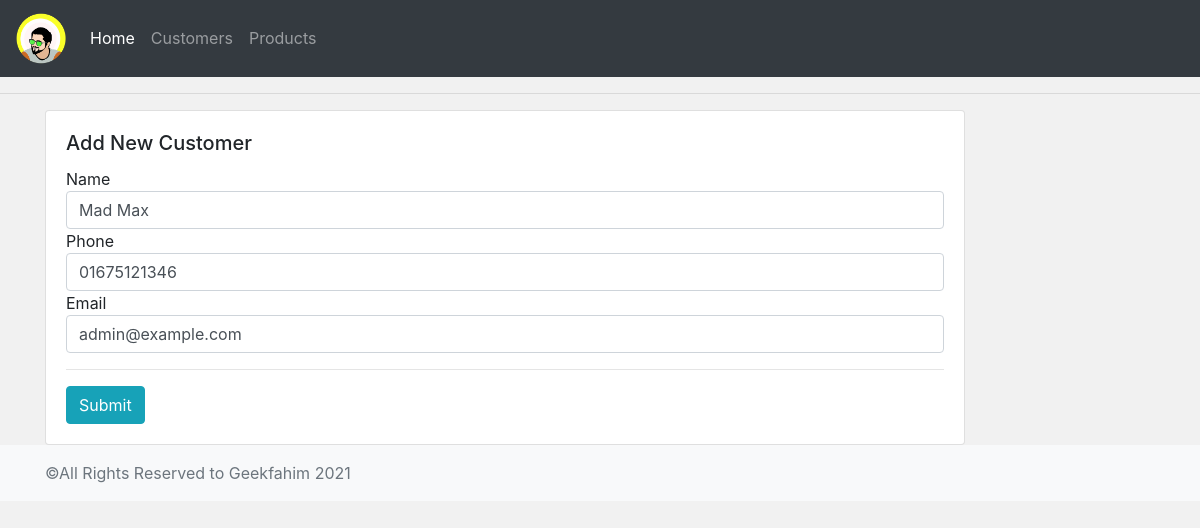
/update_customer/1/, run on the app's committed database.
### accounts/models.py (models this page shows, shortened)
class Customer(models.Model):
    name = models.CharField(max_length=200,null=True)
    phone = models.CharField(max_length=200,null=True)
    email = models.CharField(max_length=200, null= True)
    date_created = models.DateTimeField(auto_now_add=True,null=True)

### accounts/views.py (the view)
# urls.py: path('update_customer/<str:pk>/',views.updateCustomer,name='update_customer'),
def updateCustomer(request, pk):
    customer = Customer.objects.get(id=pk)
    form = CustomerForm(instance=customer)
    if request.method == 'POST':
        form =  CustomerForm(request.POST, instance=customer)
        if form.is_valid():
            form.save()
            return redirect('/customers/')
    context =  {'form':form}
    return render(request, 'accounts/customer_form.html', context)

### accounts/form.py
class CustomerForm(ModelForm):
    class Meta():
        model = Customer
        fields = '__all__'

### accounts/templates/accounts/customer_form.html (shortened to what this page needs)
{%extends 'accounts/main.html'%}
{% load widget_tweaks %}
{%block content%}
<div class="container">
    <div class="row">
        <div class="col-md-10">
            <div class="card">
                <div class="card-body">
                <h5 class="card-title">
                    Add New Customer
                </h5>
                    <form action="" method="POST">
                        {% for field in form %}
                        {{field.label}}
                        {{field|add_class:'form-control'}}
                        {% endfor %}
                        <hr>
                        <input type="submit" class="btn btn-info">
                    </form>
                </div>
            </div>
        </div>
    </div>
</div>
{%endblock%}

### accounts/static/css/main.css (style rules this page uses)
body { background-color:#f1f1f1; }

### data on the page
Customer: form "Mad Max" "01675121346" "admin@example.com"

### other printed values
{{ field.label }} "Name" "Phone" "Email"
